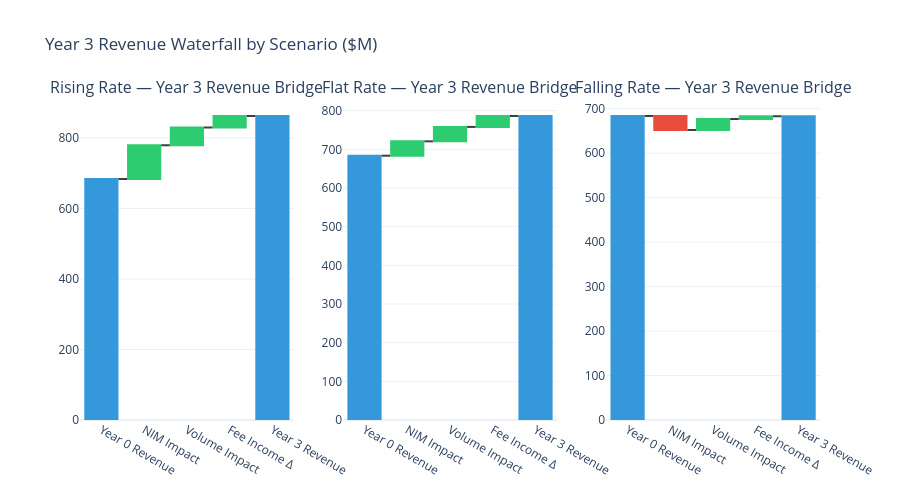

The notebook cell this image was saved under:
### Code cell
# SECTION 7B — Revenue Waterfall by Scenario (Year 3)
# Tells the story of how macro conditions flow through to the bottom line
# Standard format for executive budget presentations

fig_wf = make_subplots(
    rows=1, cols=3,
    subplot_titles=[f"{n} — Year 3 Revenue Bridge" for n in scenario_results]
)

for col_idx, (name, df) in enumerate(scenario_results.items(), start=1):
    yr3        = df[df["Year"] == "Year 3"].iloc[0]
    nim_impact = yr3["Net Interest Income ($M)"] - net_interest_income_M
    vol_impact = (yr3["Avg Loans ($M)"] - avg_loans_M) * nim_base
    fee_impact = yr3["Noninterest Income ($M)"] - noninterest_income_M

    fig_wf.add_trace(go.Waterfall(
        orientation="v",
        measure=["absolute", "relative", "relative", "relative", "total"],
        x=["Year 0 Revenue", "NIM Impact", "Volume Impact", "Fee Income Δ", "Year 3 Revenue"],
        y=[total_revenue_M, nim_impact, vol_impact, fee_impact, yr3["Total Revenue ($M)"]],
        connector={"line": {"color": "rgb(63,63,63)"}},
        increasing={"marker": {"color": "#2ecc71"}},
        decreasing={"marker": {"color": "#e74c3c"}},
        totals={"marker":    {"color": "#3498db"}},
        showlegend=False
    ), row=1, col=col_idx)

fig_wf.update_layout(
    title="Year 3 Revenue Waterfall by Scenario ($M)",
    height=500,
    template="plotly_white"
)
fig_wf.show()

### Figure 1 — Plotly figure (JSON) as saved in the notebook; plotly's stock layout.template omitted (floating-point values rounded to 4 significant figures)
{"data": [{"connector": {"line": {"color": "rgb(63,63,63)"}}, "decreasing": {"marker": {"color": "#e74c3c"}}, "increasing": {"marker": {"color": "#2ecc71"}}, "measure": ["absolute", "relative", "relative", "relative", "total"], "orientation": "v", "showlegend": false, "totals": {"marker": {"color": "#3498db"}}, "type": "waterfall", "x": ["Year 0 Revenue", "NIM Impact", "Volume Impact", "Fee Income Δ", "Year 3 Revenue"], "xaxis": "x", "y": [683.5, 95.9, 50.33, 32.3, 811.7], "yaxis": "y"}, {"connector": {"line": {"color": "rgb(63,63,63)"}}, "decreasing": {"marker": {"color": "#e74c3c"}}, "increasing": {"marker": {"color": "#2ecc71"}}, "measure": ["absolute", "relative", "relative", "relative", "total"], "orientation": "v", "showlegend": false, "totals": {"marker": {"color": "#3498db"}}, "type": "waterfall", "x": ["Year 0 Revenue", "NIM Impact", "Volume Impact", "Fee Income Δ", "Year 3 Revenue"], "xaxis": "x2", "y": [683.5, 37.2, 37.2, 28.3, 749], "yaxis": "y2"}, {"connector": {"line": {"color": "rgb(63,63,63)"}}, "decreasing": {"marker": {"color": "#e74c3c"}}, "increasing": {"marker": {"color": "#2ecc71"}}, "measure": ["absolute", "relative", "relative", "relative", "total"], "orientation": "v", "showlegend": false, "totals": {"marker": {"color": "#3498db"}}, "type": "waterfall", "x": ["Year 0 Revenue", "NIM Impact", "Volume Impact", "Fee Income Δ", "Year 3 Revenue"], "xaxis": "x3", "y": [683.5, -31.3, 24.43, 6.3, 658.5], "yaxis": "y3"}], "layout": {"annotations": [{"font": {"size": 16}, "showarrow": false, "text": "Rising Rate — Year 3 Revenue Bridge", "x": 0.1444, "xanchor": "center", "xref": "paper", "y": 1, "yanchor": "bottom", "yref": "paper"}, {"font": {"size": 16}, "showarrow": false, "text": "Flat Rate — Year 3 Revenue Bridge", "x": 0.5, "xanchor": "center", "xref": "paper", "y": 1, "yanchor": "bottom", "yref": "paper"}, {"font": {"size": 16}, "showarrow": false, "text": "Falling Rate — Year 3 Revenue Bridge", "x": 0.8556, "xanchor": "center", "xref": "paper", "y": 1, "yanchor": "bottom", "yref": "paper"}], "height": 500, "title": {"text": "Year 3 Revenue Waterfall by Scenario ($M)"}, "xaxis": {"anchor": "y", "domain": [0, 0.2889]}, "xaxis2": {"anchor": "y2", "domain": [0.3556, 0.6444]}, "xaxis3": {"anchor": "y3", "domain": [0.7111, 1]}, "yaxis": {"anchor": "x", "domain": [0, 1]}, "yaxis2": {"anchor": "x2", "domain": [0, 1]}, "yaxis3": {"anchor": "x3", "domain": [0, 1]}}}
